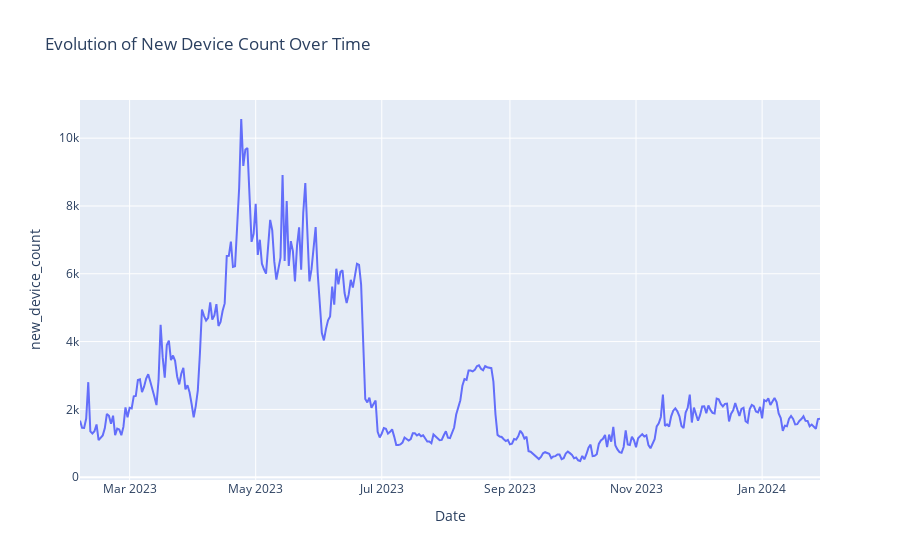
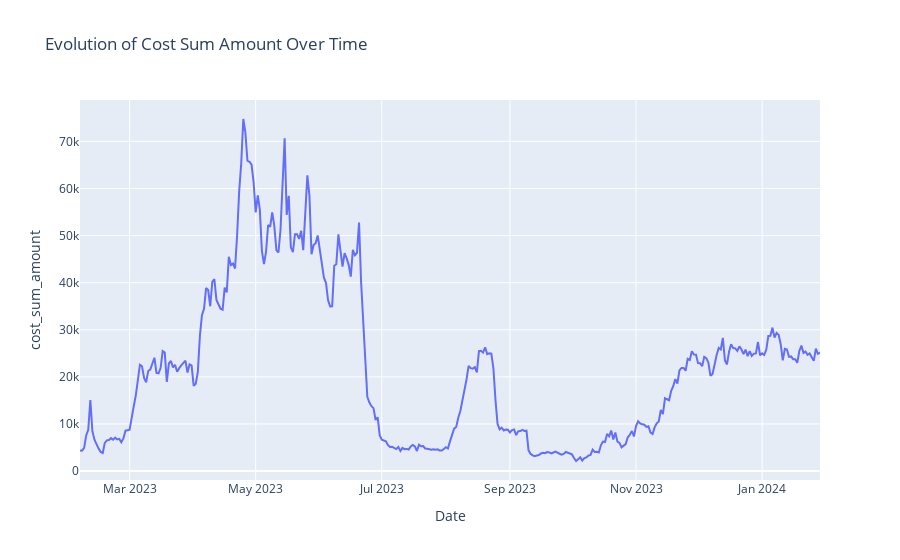
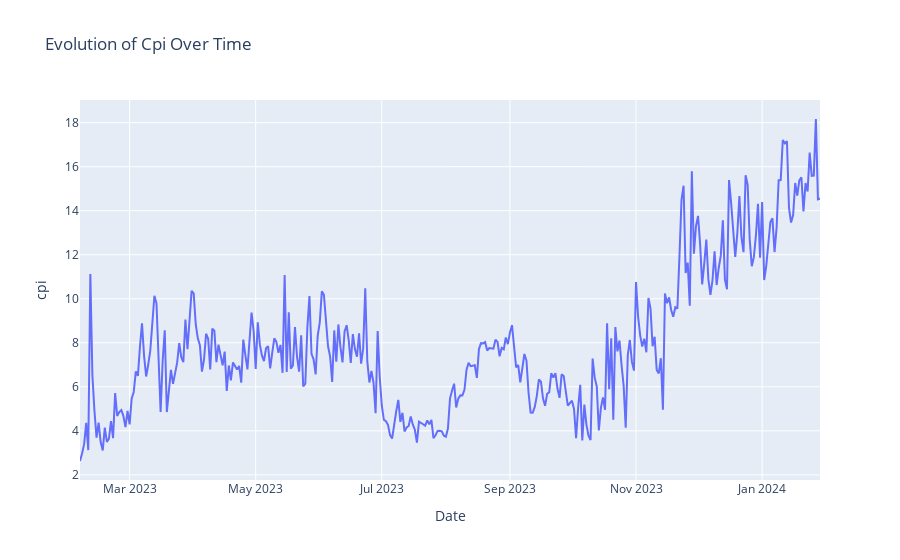
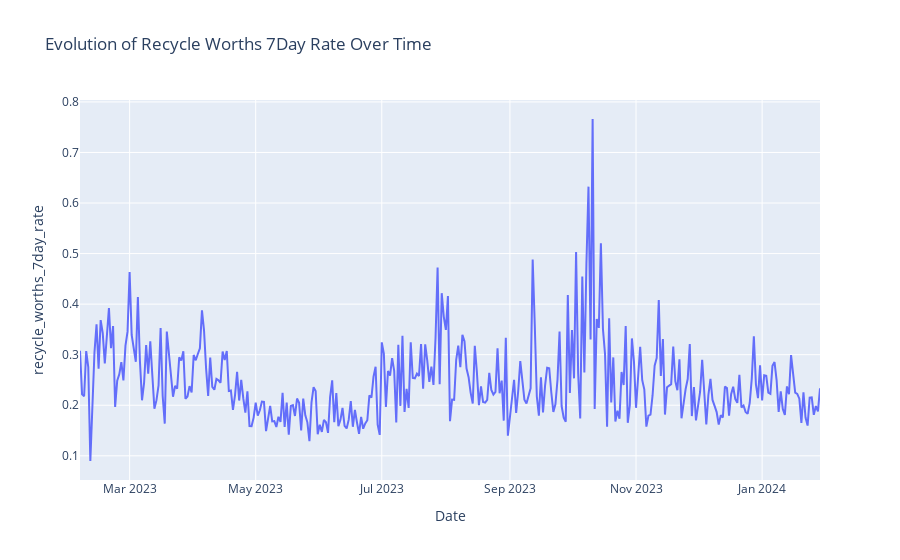

Notebook source saved alongside these figures, in order:
### Markdown cell above
So, I want to know when this game started, how much we have spent, how much returns we've gotten, etc.

### Code cell
columns_to_plot = ['new_device_count', 'cost_sum_amount', 'cpi', 'recycle_worths_7day_rate']

for column in columns_to_plot:
    bi_report[column] = bi_report[column].astype(float)
    fig = px.line(bi_report, x='date_dt', y=column, title=f'Evolution of {column.replace("_", " ").title()} Over Time')
    fig.update_xaxes(title_text='Date')
    fig.show()

### Figure 1 — Plotly figure (JSON) as saved in the notebook; plotly's stock layout.template omitted (floating-point values rounded to 4 significant figures; data arrays with more than 128 entries replaced by an {"elided": "..."} marker saying what was removed)
{"data": [{"hovertemplate": "date_dt=%{x}<br>new_device_count=%{y}<extra></extra>", "legendgroup": "", "line": {"color": "#636efa", "dash": "solid"}, "marker": {"symbol": "circle"}, "mode": "lines", "name": "", "orientation": "v", "showlegend": false, "type": "scatter", "x": {"elided": "359 str values"}, "xaxis": "x", "y": {"elided": "359 int values"}, "yaxis": "y"}], "layout": {"legend": {"tracegroupgap": 0}, "title": {"text": "Evolution of New Device Count Over Time"}, "xaxis": {"anchor": "y", "domain": [0, 1], "title": {"text": "Date"}}, "yaxis": {"anchor": "x", "domain": [0, 1], "title": {"text": "new_device_count"}}}}

### Figure 2 — Plotly figure (JSON) as saved in the notebook; plotly's stock layout.template omitted (floating-point values rounded to 4 significant figures; data arrays with more than 128 entries replaced by an {"elided": "..."} marker saying what was removed)
{"data": [{"hovertemplate": "date_dt=%{x}<br>cost_sum_amount=%{y}<extra></extra>", "legendgroup": "", "line": {"color": "#636efa", "dash": "solid"}, "marker": {"symbol": "circle"}, "mode": "lines", "name": "", "orientation": "v", "showlegend": false, "type": "scatter", "x": {"elided": "359 str values"}, "xaxis": "x", "y": {"elided": "359 float values"}, "yaxis": "y"}], "layout": {"legend": {"tracegroupgap": 0}, "title": {"text": "Evolution of Cost Sum Amount Over Time"}, "xaxis": {"anchor": "y", "domain": [0, 1], "title": {"text": "Date"}}, "yaxis": {"anchor": "x", "domain": [0, 1], "title": {"text": "cost_sum_amount"}}}}

### Figure 3 — Plotly figure (JSON) as saved in the notebook; plotly's stock layout.template omitted (floating-point values rounded to 4 significant figures; data arrays with more than 128 entries replaced by an {"elided": "..."} marker saying what was removed)
{"data": [{"hovertemplate": "date_dt=%{x}<br>cpi=%{y}<extra></extra>", "legendgroup": "", "line": {"color": "#636efa", "dash": "solid"}, "marker": {"symbol": "circle"}, "mode": "lines", "name": "", "orientation": "v", "showlegend": false, "type": "scatter", "x": {"elided": "359 str values"}, "xaxis": "x", "y": {"elided": "359 float values"}, "yaxis": "y"}], "layout": {"legend": {"tracegroupgap": 0}, "title": {"text": "Evolution of Cpi Over Time"}, "xaxis": {"anchor": "y", "domain": [0, 1], "title": {"text": "Date"}}, "yaxis": {"anchor": "x", "domain": [0, 1], "title": {"text": "cpi"}}}}

### Figure 4 — Plotly figure (JSON) as saved in the notebook; plotly's stock layout.template omitted (floating-point values rounded to 4 significant figures; data arrays with more than 128 entries replaced by an {"elided": "..."} marker saying what was removed)
{"data": [{"hovertemplate": "date_dt=%{x}<br>recycle_worths_7day_rate=%{y}<extra></extra>", "legendgroup": "", "line": {"color": "#636efa", "dash": "solid"}, "marker": {"symbol": "circle"}, "mode": "lines", "name": "", "orientation": "v", "showlegend": false, "type": "scatter", "x": {"elided": "359 str values"}, "xaxis": "x", "y": {"elided": "359 float values"}, "yaxis": "y"}], "layout": {"legend": {"tracegroupgap": 0}, "title": {"text": "Evolution of Recycle Worths 7Day Rate Over Time"}, "xaxis": {"anchor": "y", "domain": [0, 1], "title": {"text": "Date"}}, "yaxis": {"anchor": "x", "domain": [0, 1], "title": {"text": "recycle_worths_7day_rate"}}}}
